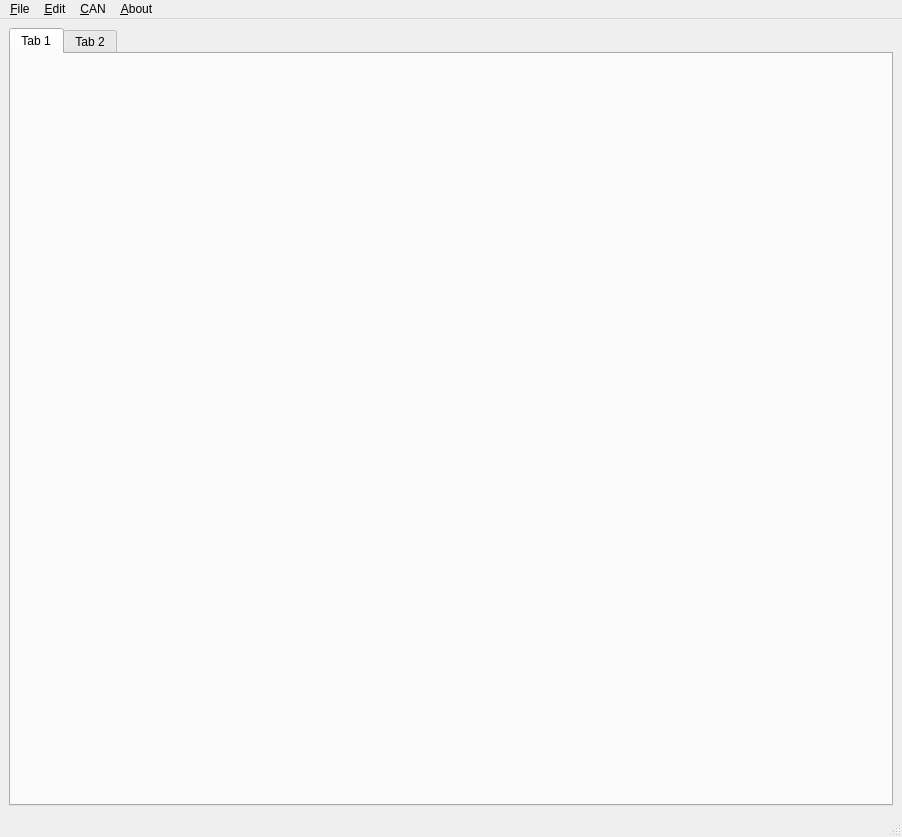
<?xml version="1.0" encoding="UTF-8"?>
<ui version="4.0">
 <class>MainWindow</class>
 <widget class="QMainWindow" name="MainWindow">
  <property name="geometry">
   <rect>
    <x>0</x>
    <y>0</y>
    <width>902</width>
    <height>837</height>
   </rect>
  </property>
  <property name="windowTitle">
   <string>canviewer</string>
  </property>
  <widget class="QWidget" name="centralwidget">
   <layout class="QVBoxLayout" name="verticalLayout">
    <item>
     <widget class="QTabWidget" name="tabWidget">
      <property name="currentIndex">
       <number>0</number>
      </property>
      <widget class="QWidget" name="tab">
       <attribute name="title">
        <string>Tab 1</string>
       </attribute>
      </widget>
      <widget class="QWidget" name="tab_2">
       <attribute name="title">
        <string>Tab 2</string>
       </attribute>
      </widget>
     </widget>
    </item>
   </layout>
  </widget>
  <widget class="QMenuBar" name="menubar">
   <property name="geometry">
    <rect>
     <x>0</x>
     <y>0</y>
     <width>902</width>
     <height>20</height>
    </rect>
   </property>
   <widget class="QMenu" name="menu_File">
    <property name="title">
     <string>&amp;File</string>
    </property>
   </widget>
   <widget class="QMenu" name="menu_Edit">
    <property name="title">
     <string>&amp;Edit</string>
    </property>
   </widget>
   <widget class="QMenu" name="menu_About">
    <property name="title">
     <string>&amp;About</string>
    </property>
   </widget>
   <widget class="QMenu" name="menu_CAN">
    <property name="title">
     <string>&amp;CAN</string>
    </property>
   </widget>
   <addaction name="menu_File"/>
   <addaction name="menu_Edit"/>
   <addaction name="menu_CAN"/>
   <addaction name="menu_About"/>
  </widget>
  <widget class="QStatusBar" name="statusbar"/>
 </widget>
 <resources/>
 <connections/>
</ui>
